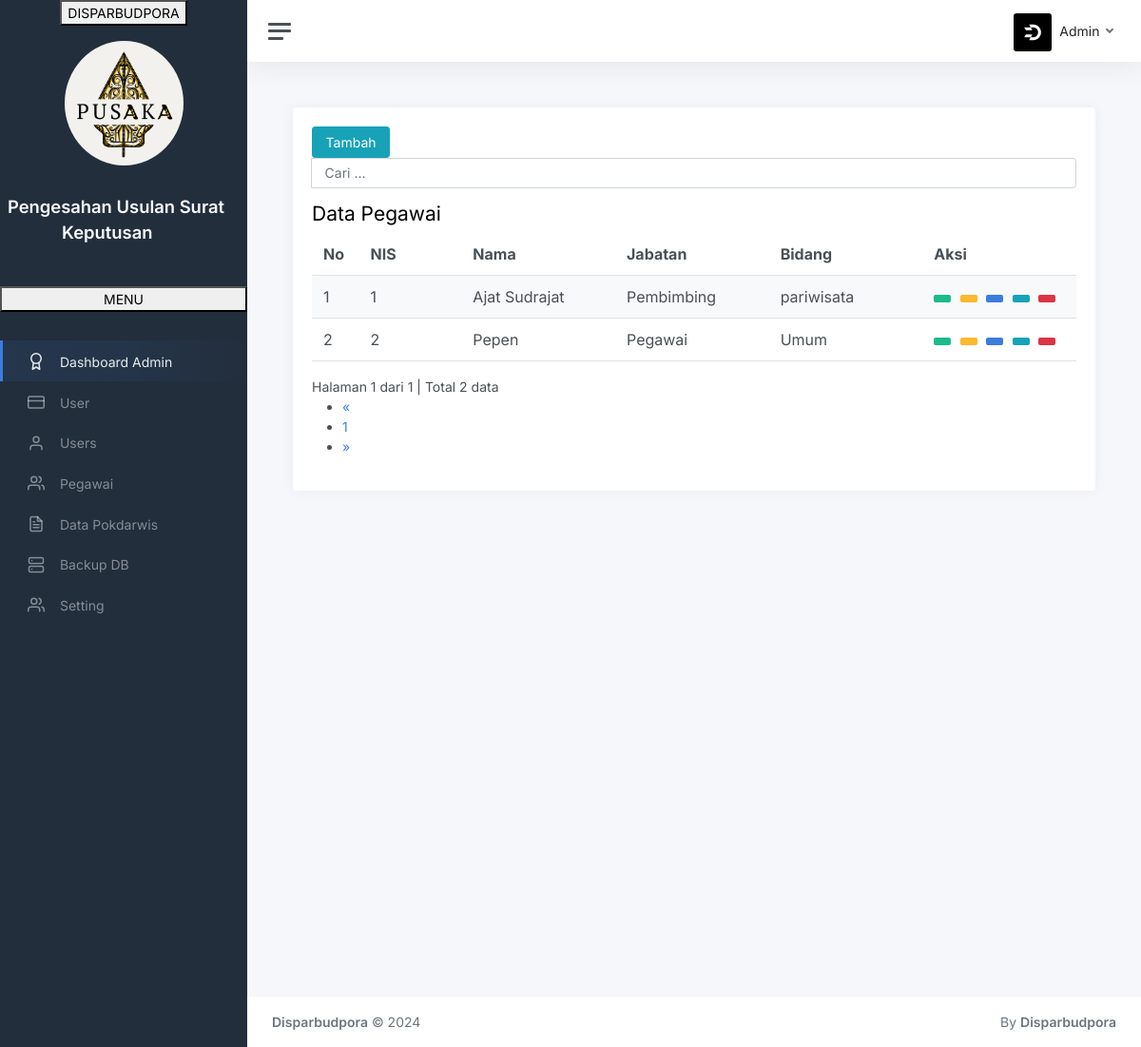
/index.php?page=pegawai-tampil (signed in), run on the app's committed database.
### tables this page shows
CREATE TABLE `pegawai` (
  `nis` int(8) NOT NULL AUTO_INCREMENT,
  `nama` varchar(50) NOT NULL,
  `jabatan` varchar(30) NOT NULL,
  `bidang` varchar(50) NOT NULL,
  `telp` varchar(15) NOT NULL,
  `email` varchar(50) NOT NULL,
  `foto` varchar(255) NOT NULL,
  PRIMARY KEY (`nis`)
);

### pegawai/tampil.php (the view, shortened to what this page needs)
<?php
if (isset($_POST['cari'])) {
    $cari = $_POST['cari'];
} else {
    $cari = "";
}
?>
<div class="row">
    <div class="col-md-12">
        <div class="page-header">
            <a class="btn btn-info" href="?page=pegawai-tambah">
                <i class="glyphicon glyphicon-plus"></i> Tambah
            </a>
            <div class="pull-right btn-tambah">
                <form class="form-inline" method="POST" action="?page=pegawai-tampil">
                    <div class="form-group">
                        <div class="input-group">
                            <input type="text" class="form-control" name="cari" placeholder="Cari ..." autocomplete="off" value="<?php echo $cari; ?>">
                        </div>
                    </div>
                </form>
            </div>
        </div>
        <div class="panel panel-default">
            <div class="panel-heading">
                <h3 class="panel-title">Data Pegawai</h3>
            </div>
            <div class="panel-body">
                <div class="table-responsive">
                    <table class="table table-striped table-hover">
                        <thead>
                            <tr>
                                <th>No</th>
                                <th>NIS</th>
                                <th>Nama</th>
                                <th>Jabatan</th>
                                <th>Bidang</th>
                                <th class='center'>Aksi</th>
                            </tr>
                        </thead>
                        <tbody>
                            <?php
                            $batas = 10;
                            if (isset($cari)) {
                                $jumlah_record = mysqli_query($db, "SELECT * FROM pegawai WHERE nis LIKE '%$cari%' OR nama LIKE '%$cari%'") or die('Ada kesalahan pada query jumlah_record: ' . mysqli_error($db));
                            } else {
                                $jumlah_record = mysqli_query($db, "SELECT * FROM pegawai") or die('Ada kesalahan pada query jumlah_record: ' . mysqli_error($db));
                            }
                            $jumlah  = mysqli_num_rows($jumlah_record);
                            $halaman = ceil($jumlah / $batas);
                            $page    = (isset($_GET['hal'])) ? (int)$_GET['hal'] : 1;
                            $mulai   = ($page - 1) * $batas;
                            $no = 1;
                            if (isset($cari)) {
                                $query = mysqli_query($db, "SELECT * FROM pegawai WHERE nis LIKE '%$cari%' OR nama LIKE '%$cari%' ORDER BY nis LIMIT $mulai, $batas")
                                    or die('Ada kesalahan pada query pegawai: ' . mysqli_error($db));
                            } else {
                                $query = mysqli_query($db, "SELECT * FROM pegawai ORDER BY nis LIMIT $mulai, $batas") or die('Ada kesalahan pada query pegawai: ' . mysqli_error($db));
                            }
                            while ($data = mysqli_fetch_assoc($query)) {
                                echo "  <tr>
                      <td width='20'>$no</td>
                      <td width='100'>$data[nis]</td>
                      <td width='150'>$data[nama]</td>
                      <td width='150'>$data[jabatan]</td>
                      <td width='150'>$data[bidang]</td>
                      <td width='150' class='center'>
                        <div class=''>
                        <a data-toggle='tooltip' data-placement='top' title='Detail' style='margin-right:5px' class='btn btn-success btn-sm' href='?page=pegawai-detail&id=$data[nis]'> <i class='glyphicon glyphicon-eye-open'></i> </a>
                        <a data-toggle='tooltip' data-placement='top' title='Print' style='margin-right:5px' class='btn btn-warning btn-sm' href='?page=pegawai-print-detail&id=$data[nis]' target='_blank'> <i class='glyphicon glyphicon-print'></i> </a>
                        <a data-toggle='tooltip' data-placement='top' title='Edit' style='margin-right:5px' class='btn btn-primary btn-sm' href='?page=pegawai-edit&id=$data[nis]'> <i class='glyphicon glyphicon-edit'></i></a>
                        <a data-toggle='tooltip' data-placement='top' title='Kirim' style='margin-right:5px' class='btn btn-info btn-sm' href='?page=pegawai-kirim&id=$data[nis]'><i class='glyphicon glyphicon-share'></i></a>
                                                ";
                            ?>
                                <a data-toggle="tooltip" data-placement="top" title="Hapus" class="btn btn-danger btn-sm" href="?page=pegawai-hapus&id=<?php echo $data['nis']; ?>" onclick="return confirm('Anda yakin ingin menghapus <?php echo $data['nama']; ?>?');"> <i class="glyphicon glyphicon-trash"></i></a>
                            <?php
                                echo "
                        </div>
                      </td>
                    </tr>";
                                $no++;
                            }
                            ?>
                        </tbody>
                    </table>
                    <?php
                    if (empty($_GET['hal'])) {
                        $halaman_aktif = '1';
                    } else {
                        $halaman_aktif = $_GET['hal'];
                    }
                    ?>
                    <a>
                        Halaman <?php echo $halaman_aktif; ?> dari <?php echo $halaman; ?> |
                        Total <?php echo $jumlah; ?> data
                    </a>
                    <nav>
                        <ul class="pagination pull-right">
                            <?php
                            if ($halaman_aktif <= '1') { ?>
                                <li class="disabled">
                                    <a href="" aria-label="Previous">
                                        <span aria-hidden="true">&laquo;</span>
                                    </a>
                                </li>
                            <?php
                            }
                            ?>
                            <?php
                            for ($x = 1; $x <= $halaman; $x++) { ?>
                                <li class="">
                                    <a href="?page=pegawai-tampil&hal=<?php echo $x ?>"><?php echo $x ?></a>
                                </li>
                            <?php
                            }
                            ?>
                            <?php
                            if ($halaman_aktif >= $halaman) { ?>
                                <li class="disabled">
                                    <a href="" aria-label="Next">
                                        <span aria-hidden="true">&raquo;</span>
                                    </a>
                                </li>
                            <?php
                            }
                            ?>
                        </ul>
                    </nav>
                </div>
            </div>
        </div>
    </div>
</div>

### data on the page
pegawai: nis "1", nama "Ajat Sudrajat", jabatan "Pembimbing", bidang "pariwisata"
pegawai: nis "2", nama "Pepen", jabatan "Pegawai", bidang "Umum"

### other printed values
$_SESSION['level'] "Admin"
$halaman_aktif "1"
$halaman "1"
$jumlah "2"
